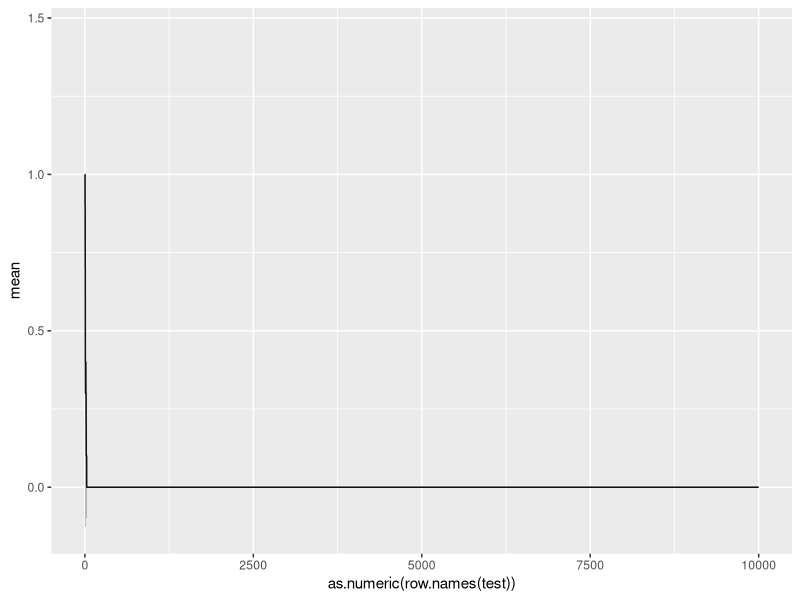

Here is the R script that generated this plot: (Note: a time limit stopped this script after it produced the figure.)
library(ggplot2)
library(reshape2)
library(grid)
library(gridExtra)
####Functions####
#Per time step, generates the new generation
#i is population of A, N is total population
#Ra and Rb are fitness of A and B
generator <- function (i, N, Ra, Rb) {
  #Prob of A giving birth
  p.bir <- (Ra*i)/((Ra*i) + (Rb*(N-i)))
  
  #Prob of A dying
  p.death <- (i/N)
  
  
  #Selecting who gives birth
  if (runif(1) < p.bir) {
    i <- i + 1 #If we select a, then a grows by 1
  } else {
    i <- i #If we select b, then a is steady
  }
  
  
  #Selecting who dies
  if (runif(1) < p.death) {
    i <- i - 1 #If we select a, then a reduces by 1
  } else {
    i <- i #If we select b, then a is steady
  }
  
  #Spit out number of a
  return(i)
}

#Takes the generator function and performs it across
#Many time steps for a specified number of reps
#Spits out a Mean with upper and lower confidence bounds
moran.process <- function (i, N, Ra, Rb, rep, step) {

#Sets up a matrix where each row is a time step
#Each column is a replicate
mat <- matrix(nrow = step, ncol = rep)

#Recording the origial i for each rep reset
orig.i <- i

#Loop, for each p (a rep), calculate the needed generations
#Then reset back the original i and repeat for a new column
for (p in 1:rep) {
  i <- orig.i
  for (q in 1:step) {
    mat[q, p] <- i
    i <- generator(i, N = N, Ra = Ra, Rb = Rb)
  }
}

#Generating a summary matrix with mean and confidence intervals
sum.mat <- matrix(nrow = step, ncol = 3)

#First column is mean, and second column are standard error
sum.mat[,1] <- apply(mat, 1, mean)
sum.mat[,2] <- apply(mat, 1, function (x) (2*(sd(x))/sqrt(rep)))
sum.mat[,3] <- apply(mat, 1, function (x) (2*(sd(x))/sqrt(rep)))

#Lower Bound (95%)
sum.mat[,2] <- sum.mat[,1] - sum.mat[,2]

#Upper Bound (95%)
sum.mat[,3] <- sum.mat[,1] + sum.mat[,3]

#Naming columns
colnames(sum.mat) <- c("mean", "lower_bound", "upper_bound")

return(as.data.frame(sum.mat))
}

#Repeats generator function until i = 0 or N
#Returns number of time steps to extinction for x reps
extinguisher <- function (i, N, Ra, Rb, rep) {
  #Matrix to capture time steps to extinction
  mat <- matrix(nrow = rep, ncol = 1)
  
  #Retaining original i
  orig.i <- i
  

  
  #Run Moran Process Until i = 0 or i = N
  for (x in 1:rep) {
    #Start counter at 1, resets with each loop
    #logic is that if at i = N or 0, takes 0 steps to fix
    count <- 0
    
    #Reset i to original value
    i <- orig.i
    
    while (i != 0 & i != N)
    {
      i <- generator(i, N = N, Ra = Ra, Rb = Rb)
      count <- count + 1
    }
    
    #Record value in capture matrix
    mat[x, 1] <- count
    
  }
  
return(mat)  
  
}

#Repeats generator function until i = N
#If i = 0, restarts the function until i = N
#Returns average number of time steps to fixation of i
extinguisher.mut <- function (i, N, Ra, Rb, rep) {
  #Matrix to capture time steps to extinction
  mat <- matrix(nrow = rep, ncol = 1)
  
  #Retaining original i
  orig.i <- i
  
  #Run Moran Process Until i = 0 or i = N
  for (x in 1:rep) {
    #Start counter at 0, resets with each loop
    #logic is that if at i = N or 0, takes 0 steps to fix
    count <- 0
    
    #Reset i to original value
    i <- orig.i
    
    while (i != N) { #Keep loop going until i = N
      i <- generator(i, N = N, Ra = Ra, Rb = Rb) #Generate new i
      if (i == 0) { #if i goes extinct, gotta reset everything
        count <- 0 #count resets to 0
        i <- orig.i #i resets to original value
      } else {
        count <- count + 1 #If i didn't go to 0, add 1 to count
      }
    }
    #Record value in capture matrix
    mat[x, 1] <- count
    
  }
  
  #Returns average and standard deviation
  return(c(mean(mat), sd(mat)))
  
}


#Repeats generator function for a specified number of steps
#Asks if extinction was reached
#Reports proportion of reps that reached extinction 
fixer <- function (i, N, Ra, Rb, rep, step) {
#Sets counter to 0
count <- 0

#Record original i
orig.i <- i

  for (p in 1:rep) { #For how many ever reps
    i <- orig.i #Ensure i is set to original value
    for (q in 1:step) {
      i <- generator(i, N = N, Ra = Ra, Rb = Rb) #Run Moran Process for specified steps
    }
    if (i == N | i == 0) { #if i reaches extinaction, add 1 to counter
      count <- count + 1} else { #if it didn't, add zero to counter
        count <- count + 0
      }
  }

prop <- (count/rep) #Proportion of reps that reached extinction
return(prop)
}


#Repeats generator function for a specified number of steps
#Asks specifically if i (the mutant) has fixed
#Reports proportion of reps that reached fixation of i
fixer.mut <- function (i, N, Ra, Rb, rep) {
  #Sets counter to 0
  count <- 0
  
  #Record original i
  orig.i <- i
  
  for (p in 1:rep) { #For how many ever reps
    i <- orig.i #Ensure i is set to original value
    while (i != 0 & i != N)
    {
      i <- generator(i, N = N, Ra = Ra, Rb = Rb)
    }
    if (i == N) { #if i reaches fixation, add 1 to counter
      count <- count + 1} else { #if it didn't, add zero to counter
        count <- count + 0
      }
  }
  
  prop <- (count/rep) #Proportion of reps that reached extinction
  return(prop)
}


####Question 1: Basic Process over different N, N_0, and r####
#testing this out
test <- moran.process(1, 10, 1, 2, 10, 10000)

#test plot
ggplot(test, aes(x = as.numeric(row.names(test)), y = mean)) +
    geom_line()+
    geom_ribbon(aes(ymin=lower_bound,ymax=upper_bound), alpha=0.3)


#Set of populations
pop <- c(10, 100, 1000, 10000)

#Set of initial proportions of A
init.prop <- c(.3, .5, .7)

#Number of time steps
step <- 5000

vars <- as.data.frame(expand.grid(
                              N = pop,
                              i = init.prop, 
                              Ra = c(0.5, 0.75, 0.9, 0.99, 1, 1.01, 1.1, 1.5, 2),
                              Rb = 1, 
                              rep = 20, 
                              step = step))

#True initial i based off proportion of N
vars$i <- vars$i*vars$N

#applying all the variables to function
master <- mapply(moran.process, i = vars$i, 
                                N = vars$N, 
                                Ra = vars$Ra, 
                                Rb = vars$Rb, 
                                rep = vars$rep, 
                                step = vars$step, SIMPLIFY = FALSE)

#creating a dataframe 
master.sum <- do.call(rbind, master)

#Appending original variable  to the results
for (q in 1:nrow(vars)) {
  master.sum$i[(1+step*(q-1)):(step*q)] <- vars$i[q]
  master.sum$N[(1+step*(q-1)):(step*q)] <- vars$N[q]
  master.sum$R[(1+step*(q-1)):(step*q)] <- vars$Ra[q]
  master.sum$time[(1+step*(q-1)):(step*q)] <- 1:step
}

#Normalizing initial population and mean
master.sum$mean <- master.sum$mean/master.sum$N
master.sum$upper_bound <- master.sum$upper_bound/master.sum$N
master.sum$lower_bound <- master.sum$lower_bound/master.sum$N
master.sum$i <- master.sum$i/master.sum$N

#Converting initial pop, total pop size, and fitness ratio to factors
master.sum$i <- as.factor(master.sum$i)
master.sum$N <- as.factor(master.sum$N)
master.sum$R <- as.factor(master.sum$R)

#Naming Things Well
levels(master.sum$i) <- c("Init. Proportion of A = .3",
                          "Init. Proportion of A = .5",
                          "Init. Proportion of A = .7")

levels(master.sum$N) <- c("Total Population = 10",
                          "Total Population = 100",
                          "Total Population = 1000",
                          "Total Population = 10000")

#Changing order of levels for plot
master.sum$i <- factor(master.sum$i, levels = c("Init. Proportion of A = .7",
                                                "Init. Proportion of A = .5",
                                                "Init. Proportion of A = .3")) 





#Plotting everything
fig.1 <- ggplot(master.sum, aes(x = time, y = mean, color=R,
                       ymin=lower_bound, ymax=upper_bound, fill = R)) +
  geom_line() +
  geom_ribbon(alpha=0.3, color = NA) +
  facet_grid(i ~ N) +
  labs(color = "Fitness Ratio \nof A/B",
       fill = "Fitness Ratio \nof A/B",
       x = "Time Steps",
       y = "Proportion of A in Population",
       subtitle = "")  + 
  guides(fill = guide_legend(reverse = TRUE),
         color = guide_legend(reverse = TRUE))

#Saving as PNG
ggsave("Moran_Eash.png", plot = fig.1,
       scale = 1, width = 12, height = 8, units = "in",
       dpi = 400)

####Question 2: Extinction Times over different N, N_0 and r####
#Set of populations
pop <- c(10, 50, 100, 500)

#Set of initial proportions of A
init.prop <- c(.3, .5, .7)

rep <- 100

vars <- as.data.frame(expand.grid(
  N = pop,
  i = init.prop, 
  Ra = c(0.5, 0.75, 0.9, 0.99, 1, 1.01, 1.1, 1.5, 2),
  Rb = 1, 
  rep = 100))

#True initial i based off proportion of N
vars$i <- vars$i*vars$N

#applying all the variables to function
master <- mapply(extinguisher, i = vars$i, 
                 N = vars$N, 
                 Ra = vars$Ra, 
                 Rb = vars$Rb, 
                 rep = vars$rep, SIMPLIFY = FALSE)

master.sum <- do.call(rbind, master)
master.sum <- as.data.frame(master.sum)

#Appending original variable  to the results
for (q in 1:nrow(vars)) {
  master.sum$i[(1+rep*(q-1)):(rep*q)] <- vars$i[q]
  master.sum$N[(1+rep*(q-1)):(rep*q)] <- vars$N[q]
  master.sum$R[(1+rep*(q-1)):(rep*q)] <- vars$Ra[q]
  master.sum$rep[(1+rep*(q-1)):(rep*q)] <- 1:rep
}


#Converting i back to porpotion 
master.sum$i <- master.sum$i/master.sum$N

#Converting initial pop, total pop size, and fitness ratio to factors
master.sum$i <- as.factor(master.sum$i)
master.sum$N <- as.factor(master.sum$N)
master.sum$R <- as.factor(master.sum$R)


#Naming Things Well
levels(master.sum$i) <- c("Init. Proportion of A = .3",
                          "Init. Proportion of A = .5",
                          "Init. Proportion of A = .7")

levels(master.sum$N) <- c("Total Population = 10",
                          "Total Population = 50",
                          "Total Population = 100",
                          "Total Population = 500")

#Changing order of levels for plot
master.sum$i <- factor(master.sum$i, levels = c("Init. Proportion of A = .7",
                                                "Init. Proportion of A = .5",
                                                "Init. Proportion of A = .3")) 


fig.2 <- ggplot(master.sum, aes(x = R, y = V1, color = i)) +
  scale_y_continuous(trans='log10') +
  geom_boxplot(outlier.shape = NA) +
  facet_grid(~N) +
  labs(color = "Initial Proportion of A",
       x = "Relative Fitness of A over B",
       y = "Average Extinction Time (LOG SCALE)",
       subtitle = "")  

#Saving as PNG
ggsave("extinct_time_Eash.png", plot = fig.2,
       scale = 1, width = 16, height = 8, units = "in",
       dpi = 400)

#####Question 3: Recreating Graphs####
#Graph 1 Fix probability vs Selective Advantage of Mutant
#N = 50
#Sims = 1500
#A = 1
#Selective Advtange ranges from 1 to 5 by .2
#Standard Error of Proportion
vars <- as.data.frame(expand.grid(
  N = 50,
  i = 1, 
  Ra = seq(1, 5 ,.2),
  Rb = 1, 
  rep = 1000))

fig3a.dat <- mapply(fixer.mut, i = vars$i, N = vars$N, 
                    Ra = vars$Ra, Rb = vars$Rb, 
                    rep = vars$rep, SIMPLIFY = TRUE)


fig3a.dat.form <- as.data.frame(cbind(vars, fig3a.dat))
fig3a.dat.form$err <- sqrt((fig3a.dat.form$fig3a.dat*(1-fig3a.dat.form$fig3a.dat))/fig3a.dat.form$rep)


fig.3a <- ggplot(fig3a.dat.form, aes(x = Ra, y = fig3a.dat, 
                                     ymin=fig3a.dat-err, ymax=fig3a.dat+err)) +
  geom_point() + 
  geom_ribbon(alpha=0.3, color = NA) +
  labs(x = "Relative Fitness of Mutant A over B",
       y = "Fixation Probability \n(1000 Simulations)",
       subtitle = "") + 
  annotate(geom="text", x=4, y=.1, label="N = 50 \nInitial Mutant A Population = 1",
                                 color="black")

fig.3a



#Graph 2 Fix Time vs Selective Advantage of Mutant
#N = 50
#Rep = 50
#A = 1
#Selective Advtange ranges from 1 to 5 by .2
#Standard Error of Mean
vars <- as.data.frame(expand.grid(
    N = 50,
    i = 1, 
    Ra = seq(1, 5 ,.2),
    Rb = 1, 
    rep = 1000))

fig3b.dat <- mapply(extinguisher.mut, i = vars$i, N = vars$N, 
                    Ra = vars$Ra, Rb = vars$Rb, 
                    rep = vars$rep, SIMPLIFY = TRUE)

fig3b.dat.form <- as.data.frame(cbind(vars, t(fig3b.dat)))
colnames(fig3b.dat.form) <- c("N", "i", "Ra", "Rb", 
                              "rep", "mean", "sd") 

fig3b.dat.form$sderr <- fig3b.dat.form$sd/sqrt(fig3b.dat.form$rep)


fig.3b <- ggplot(fig3b.dat.form, aes(x = Ra, y = mean, 
                                     ymin=mean-sderr, ymax=mean+sderr)) +
  scale_y_continuous(trans='log10') +
  geom_point() + 
  geom_ribbon(alpha=0.3, color = NA) +
  labs(x = "Relative Fitness of Mutant A over B",
       y = "Fixation Time if \nMutant A Fixes (1000 Simulations)",
       subtitle = "") + 
  annotate(geom="text", x=4.2, y=2000, label="N = 50 \nInitial Mutant A Population = 1",
           color="black")

fig.3b

#Graph 3 Fix probability vs Population Size
#Fitness = 1.1
#A = 1
#Sims = 50
#Population Size from 0 to 100 by 5
#Standard Error of Proportion
vars <- as.data.frame(expand.grid(
  N = seq(5, 100 , 5),
  i = 1, 
  Ra = 1.1,
  Rb = 1, 
  rep = 2000))

fig3c.dat <- mapply(fixer.mut, i = vars$i, N = vars$N, 
                    Ra = vars$Ra, Rb = vars$Rb, 
                    rep = vars$rep, SIMPLIFY = TRUE)


fig3c.dat.form <- as.data.frame(cbind(vars, fig3c.dat))
fig3c.dat.form$err <- sqrt((fig3c.dat.form$fig3c.dat*(1-fig3c.dat.form$fig3c.dat))/fig3c.dat.form$rep)


fig.3c <- ggplot(fig3c.dat.form, aes(x = N, y = fig3c.dat, 
                                     ymin=fig3c.dat-err, ymax=fig3c.dat+err)) +
  geom_point() + 
  geom_ribbon(alpha=0.3, color = NA) +
  labs(x = "Total Population",
       y = "Fixation Probability \n(2000 Simulations)",
       subtitle = "") + 
  annotate(geom="text", x=75, y=.15, label="R = 1.1 \nInitial Mutant A Population = 1",
           color="black")

fig.3c

#Graph 3 Fix Time vs Population Size
#Fitness = 1.1
#A = 1
#Rep = 50
#Population Size from 0 to 100 by 5
#Standard Error of Mean
vars <- as.data.frame(expand.grid(
  N = seq(5, 100 , 5),
  i = 1, 
  Ra = 1.1,
  Rb = 1, 
  rep = 100))

fig3d.dat <- mapply(extinguisher.mut, i = vars$i, N = vars$N, 
                    Ra = vars$Ra, Rb = vars$Rb, 
                    rep = vars$rep, SIMPLIFY = TRUE)

fig3d.dat.form <- as.data.frame(cbind(vars, t(fig3d.dat)))
colnames(fig3d.dat.form) <- c("N", "i", "Ra", "Rb", 
                              "rep", "mean", "sd") 

fig3d.dat.form$sderr <- fig3d.dat.form$sd/sqrt(fig3d.dat.form$rep)


fig.3d <- ggplot(fig3d.dat.form, aes(x = N, y = mean, 
                                     ymin=mean-sderr, ymax=mean+sderr)) +
  scale_y_continuous(trans='log10') +
  geom_point() + 
  geom_ribbon(alpha=0.3, color = NA) +
  labs(x = "Total Population",
       y = "Fixation Time if \nMutant A Fixes (100 Simulations)",
       subtitle = "") + 
  annotate(geom="text", x=75, y=1000, label="R = 1.1 \nInitial Mutant A Population = 1",
           color="black")

fig.3d


png(filename = "Eash_frean_traulsen_fig_recreate.png",
    width = 14, height = 8, units = "in", res = 600)

grid.arrange(fig.3a, fig.3c, fig.3b, fig.3d, ncol = 2)

dev.off()
